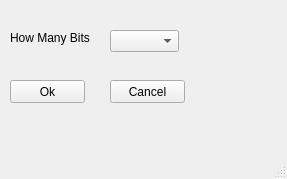
<?xml version="1.0" encoding="UTF-8"?>
<ui version="4.0">
 <class>MainWindow</class>
 <widget class="QMainWindow" name="MainWindow">
  <property name="geometry">
   <rect>
    <x>0</x>
    <y>0</y>
    <width>287</width>
    <height>179</height>
   </rect>
  </property>
  <property name="windowTitle">
   <string>MainWindow</string>
  </property>
  <widget class="QWidget" name="centralwidget">
   <widget class="QLabel" name="label">
    <property name="geometry">
     <rect>
      <x>10</x>
      <y>30</y>
      <width>81</width>
      <height>16</height>
     </rect>
    </property>
    <property name="text">
     <string>How Many Bits ?</string>
    </property>
   </widget>
   <widget class="QComboBox" name="Bits">
    <property name="geometry">
     <rect>
      <x>110</x>
      <y>30</y>
      <width>69</width>
      <height>22</height>
     </rect>
    </property>
    <item>
     <property name="text">
      <string> </string>
     </property>
    </item>
    <item>
     <property name="text">
      <string>2</string>
     </property>
    </item>
    <item>
     <property name="text">
      <string>4</string>
     </property>
    </item>
    <item>
     <property name="text">
      <string>8</string>
     </property>
    </item>
    <item>
     <property name="text">
      <string>16</string>
     </property>
    </item>
   </widget>
   <widget class="QPushButton" name="Ok">
    <property name="geometry">
     <rect>
      <x>10</x>
      <y>80</y>
      <width>75</width>
      <height>23</height>
     </rect>
    </property>
    <property name="text">
     <string>Ok</string>
    </property>
   </widget>
   <widget class="QPushButton" name="Cancel">
    <property name="geometry">
     <rect>
      <x>110</x>
      <y>80</y>
      <width>75</width>
      <height>23</height>
     </rect>
    </property>
    <property name="text">
     <string>Cancel</string>
    </property>
   </widget>
   <widget class="QLabel" name="note">
    <property name="geometry">
     <rect>
      <x>185</x>
      <y>30</y>
      <width>91</width>
      <height>20</height>
     </rect>
    </property>
    <property name="text">
     <string/>
    </property>
   </widget>
  </widget>
  <widget class="QMenuBar" name="menubar">
   <property name="geometry">
    <rect>
     <x>0</x>
     <y>0</y>
     <width>287</width>
     <height>21</height>
    </rect>
   </property>
  </widget>
  <widget class="QStatusBar" name="statusbar"/>
 </widget>
 <resources/>
 <connections/>
</ui>
